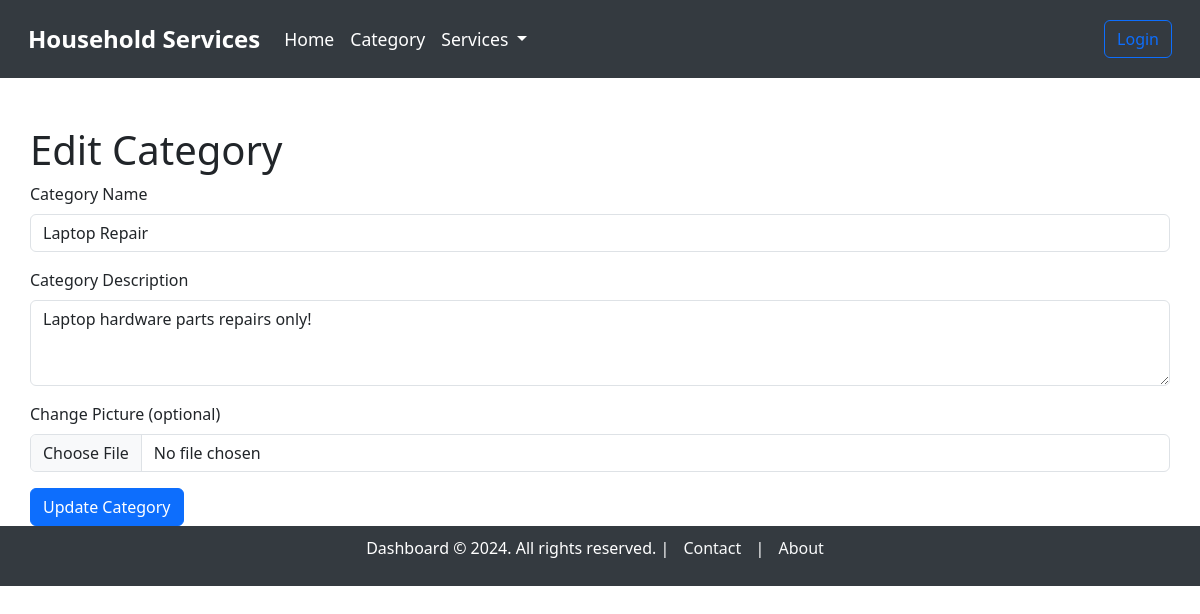
Before: /edit_category/1 with the older database file.
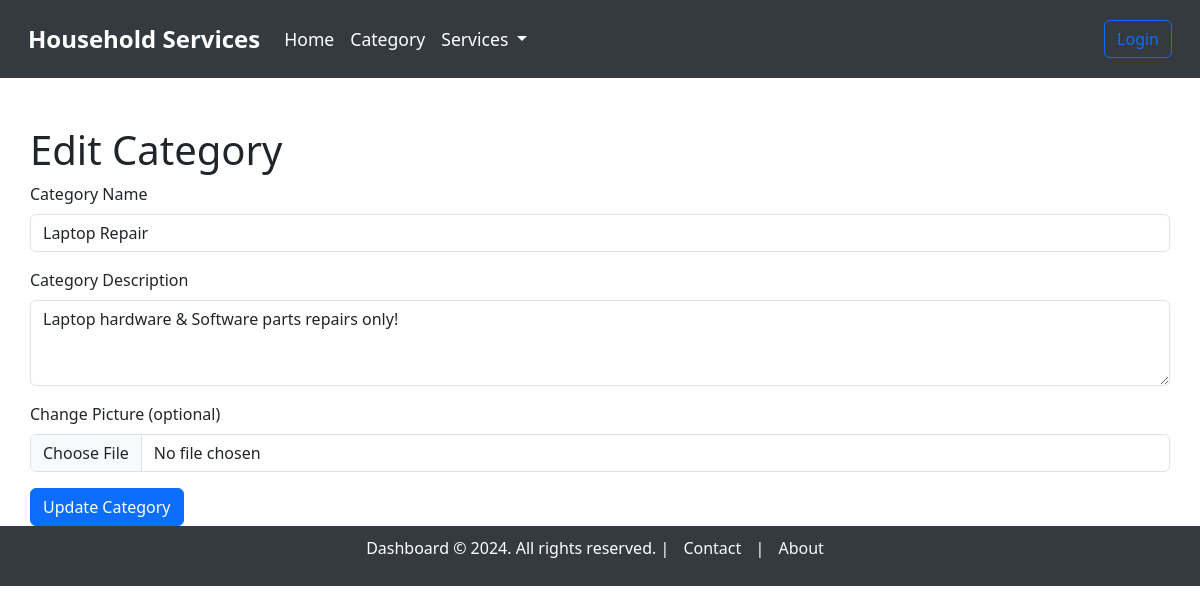
After: the same page with the newer database file.
### model.py (models this page shows, shortened)
class Category(db.Model):
    __tablename__ = "category"
    category_id = db.Column(db.Integer, autoincrement=True, primary_key=True)
    category_name = db.Column(db.String, unique=True, nullable=False)
    category_description = db.Column(db.String, nullable=False)
    picture = db.Column(db.String)  # Path to the uploaded picture

### main.py (the view, shortened to what this page needs)
@app.route('/edit_category/<int:category_id>', methods=['GET', 'POST'])
def edit_category(category_id):
    existing_category = Category.query.get_or_404(category_id)
    return render_template('category/edit_category.html', category=existing_category)

### templates/category/edit_category.html (shortened to what this page needs)
{% extends 'base_dashboard.html' %}
{% block content %}
<div class="container mt-5">
    <h1>Edit Category</h1>
    <form action="{{ url_for('edit_category', category_id=category.category_id) }}" method="POST" enctype="multipart/form-data">
        <div class="mb-3">
            <label for="category_name" class="form-label">Category Name</label>
            <input type="text" class="form-control" id="category_name" name="category_name" value="{{ category.category_name }}" required>
        </div>
        <div class="mb-3">
            <label for="category_description" class="form-label">Category Description</label>
            <textarea class="form-control" id="category_description" name="category_description" rows="3" required>{{ category.category_description }}</textarea>
        </div>
        <div class="mb-3">
            <label for="picture" class="form-label">Change Picture (optional)</label>
            <input type="file" class="form-control" id="picture" name="picture" accept="image/*">
        </div>
        <button type="submit" class="btn btn-primary">Update Category</button>
    </form>
</div>
{% endblock %}

Changed rows visible on the page:
changed Category "Laptop Repair": category_description "Laptop hardware parts repairs only!" → "Laptop hardware & Software parts repairs only!"
